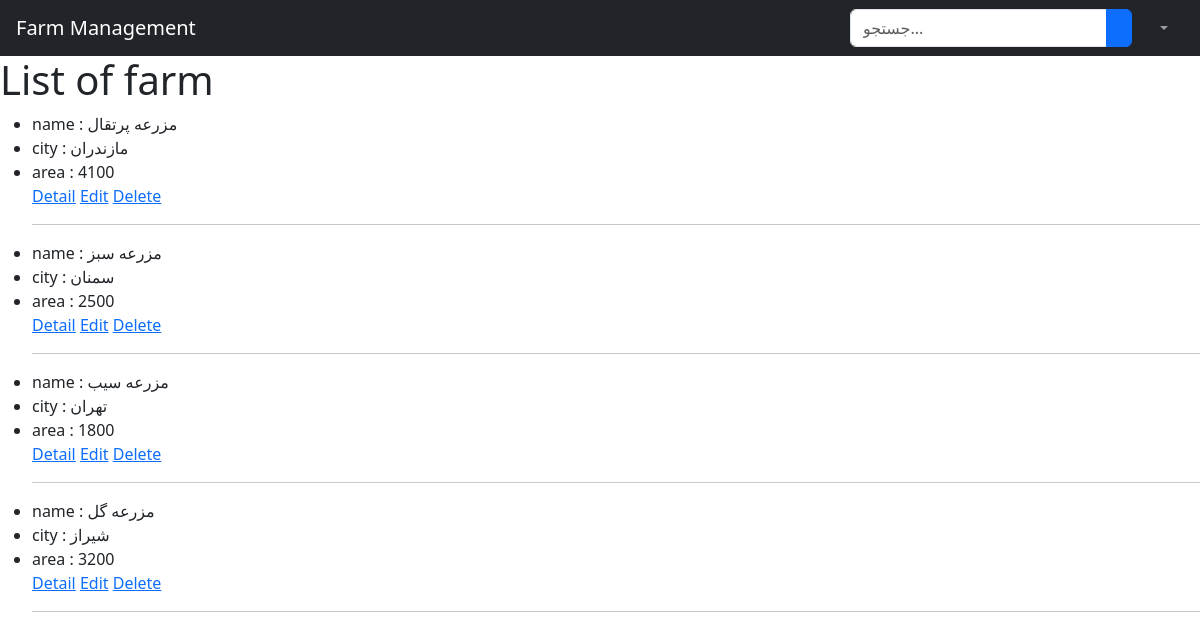
Page /farm/list/ on the earlier database version.
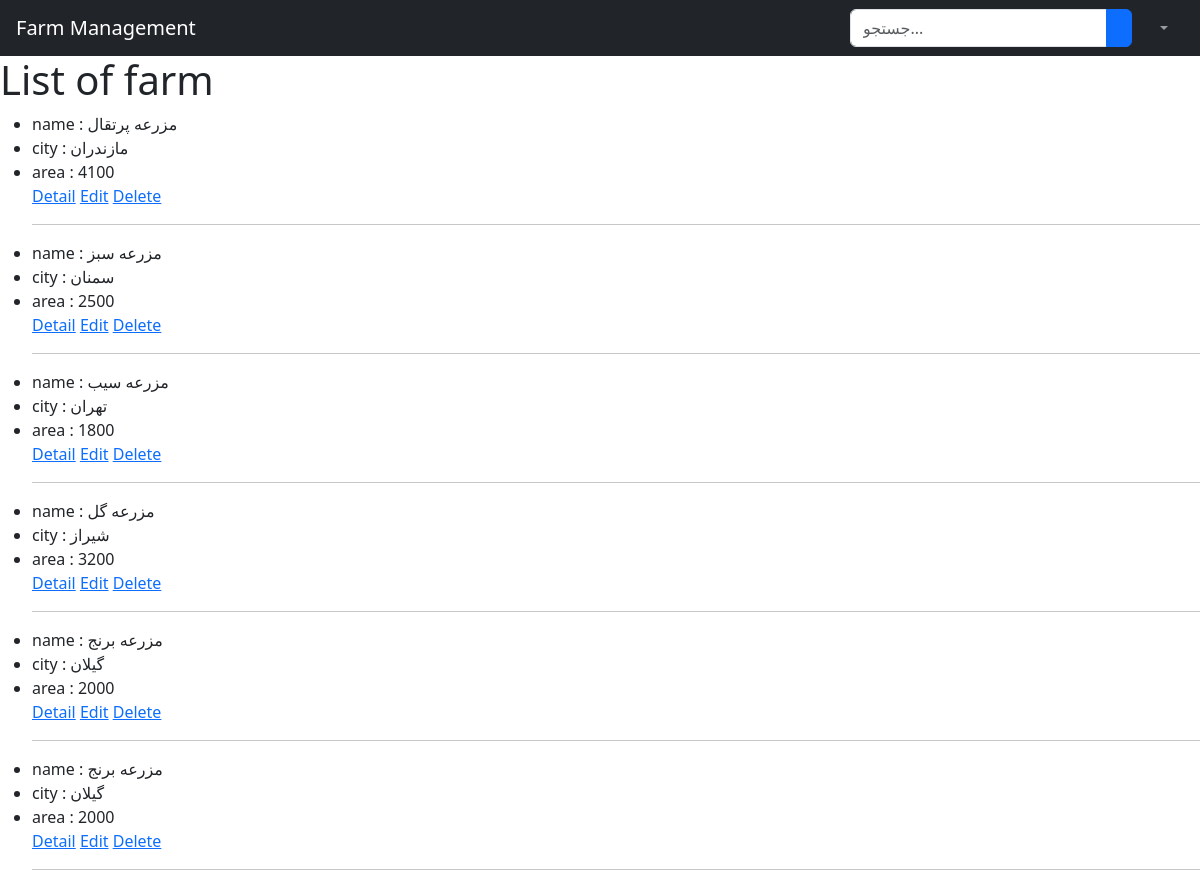
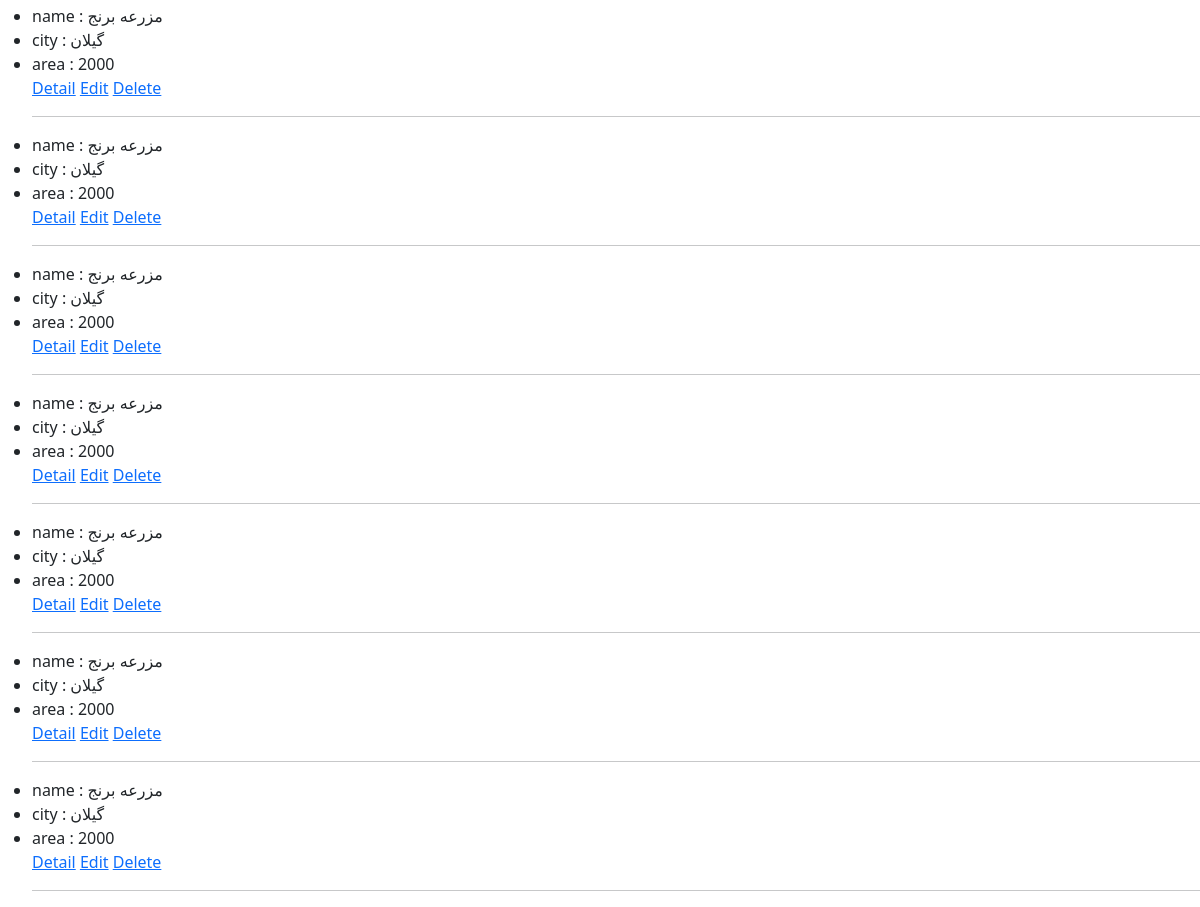
Same page on the later database version (2 pictures, top to bottom).
### farm/models.py (models this page shows, shortened)
class Farm(models.Model):
    name=models.CharField(max_length=20,verbose_name="نام")
    city=models.CharField(max_length=30,verbose_name="شهر")
    area=models.IntegerField(validators=[MinValueValidator(0)],verbose_name="مساحت")
    descreaption=models.TextField(verbose_name="توضیحات")
    phone=models.CharField(max_length=11,validators=[
        RegexValidator(
            regex=r'^0\d{10}$',  # 0 + 10 رقم
            message='شماره تلفن باید با 0 شروع شود و 11 رقم باشد'
        )
    ]
    ,verbose_name='شماره موبایل')
    owner=models.ForeignKey(User,on_delete=models.CASCADE)
    created_at = models.DateTimeField(auto_now_add=True)

### farm/views.py (the view)
# urls.py: path("list/",FarmListView.as_view(),name="farmlist"),
class FarmListView(ListView):
    model=Farm
    template_name="farm/farm_list.html"
    context_object_name='farms'

### farm/templates/farm/farm_list.html (shortened to what this page needs)
{% extends "base.html" %}
{% block page_content %}
<h1>List of farm</h1>
{% for farm in farms  %}
<ul>
    <li>name : {{farm.name}}</li>
    <li>city : {{farm.city}}</li>
    <li>area : {{farm.area}}</li>
    <a href="{% url 'farm:farmdetail' farm.pk %}">Detail</a>
    <a href="{% url 'farm:farmupdate' farm.pk %}">Edit</a>
    <a href="{% url 'farm:farmdelete' farm.pk %}">Delete</a>
    <hr>
</ul>
{% endfor %}
{% endblock page_content %}

### templates/base.html (shortened to what this page needs)
{% load static %}
<!DOCTYPE html>
<html lang="en">
<head>
    <link rel="stylesheet" href="{% static 'bootstrap/bootstrap.min.css' %}">
</head>
<body>
    {% include "includes/navbar.html" %}
    {% block page_content %}{% endblock page_content %}
</body>
</html>

### templates/includes/navbar.html (shortened to what this page needs)
<nav class="sb-topnav navbar navbar-expand navbar-dark bg-dark">
    <a class="navbar-brand ps-3" href="{% url 'farm:home' %}">Farm Management</a>
    <button class="btn btn-link btn-sm order-1 order-lg-0 me-4 me-lg-0" id="sidebarToggle" href="#!">
    </button>
    <form class="d-none d-md-inline-block form-inline ms-auto me-0 me-md-3 my-2 my-md-0">
        <div class="input-group">
            <input class="form-control" type="text" placeholder="جستجو..." aria-label="جستجو" aria-describedby="btnNavbarSearch" />
            <button class="btn btn-primary" id="btnNavbarSearch" type="button">
            </button>
        </div>
    </form>
    <ul class="navbar-nav ms-auto ms-md-0 me-3 me-lg-4">
        <li class="nav-item dropdown">
            <a class="nav-link dropdown-toggle" id="navbarDropdown" href="#" role="button" data-bs-toggle="dropdown" aria-expanded="false">
            </a>
        </li>
    </ul>
</nav>

Differences in the rows shown:
added Farm: name "مزرعه برنج", city "گیلان", area "2000"
added Farm: name "مزرعه برنج", city "گیلان", area "2000"
added Farm: name "مزرعه برنج", city "گیلان", area "2000"
added Farm: name "مزرعه برنج", city "گیلان", area "2000"
added Farm: name "مزرعه برنج", city "گیلان", area "2000"
added Farm: name "مزرعه برنج", city "گیلان", area "2000"
added Farm: name "مزرعه برنج", city "گیلان", area "2000"
added Farm: name "مزرعه برنج", city "گیلان", area "2000"
added Farm: name "مزرعه برنج", city "گیلان", area "2000"
